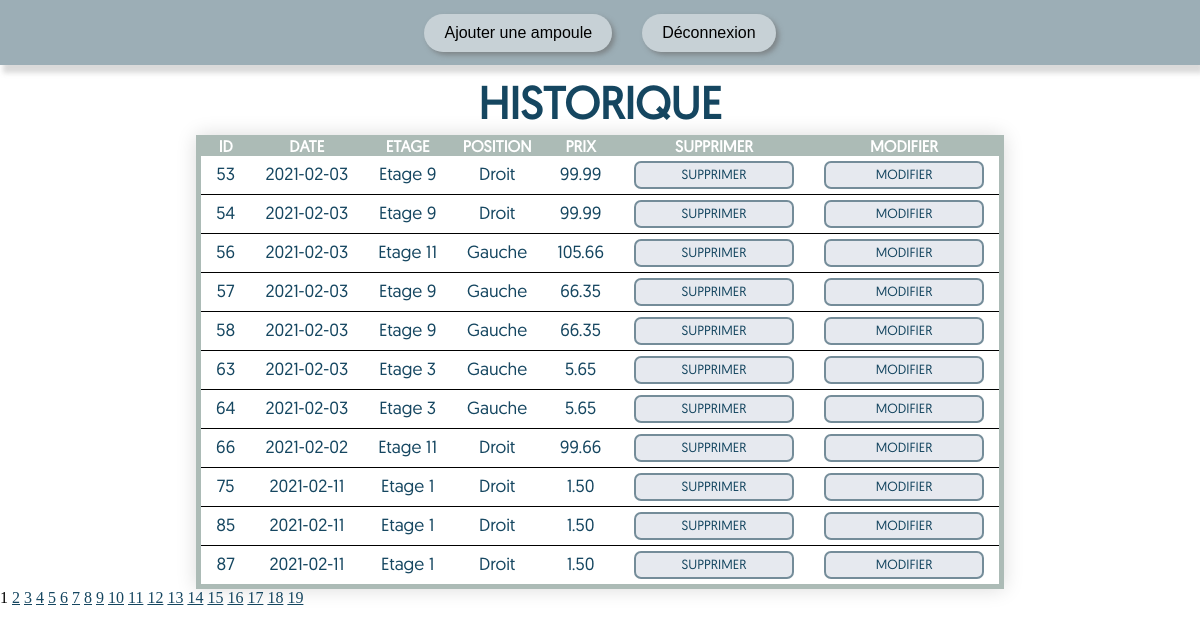
Page /Web/historique.php (signed in) on the committed database.
### tables this page shows
CREATE TABLE IF NOT EXISTS `ampoules` (
  `id` int(11) NOT NULL AUTO_INCREMENT,
  `date` date NOT NULL,
  `position` varchar(255) NOT NULL,
  `etage` varchar(255) NOT NULL,
  `prix` decimal(10,2) NOT NULL,
  PRIMARY KEY (`id`)
);

### Web/historique.php (the view, shortened to what this page needs)
<?php
try {
    $bdd = new PDO('mysql:host=localhost;dbname=dashboard', 'root');
} catch (PDOException $e) {
    print "Erreur :" . $e->getMessage();
}
$ampouleParPage = 11;
$ampouleTotalReq = $bdd->query('SELECT id FROM ampoules');
$ampouleTotal = $ampouleTotalReq->rowCount();
$nombrePage = ceil($ampouleTotal / $ampouleParPage);
if (isset($_GET['page']) && ($_GET['page'] > 0) && ($_GET['page'] <= $nombrePage)) {
    $_GET['page'] = intval($_GET['page']);
    $pageCourante = $_GET['page'];
} else {
    $pageCourante = 1;
}
$start = ($pageCourante - 1) * $ampouleParPage;
?>
<!DOCTYPE html>
<html lang="fr">
<head>
    <link rel="stylesheet" href="style.css">
</head>
<body class="histo">
    <header>
        <nav>
            <li><a href="form.php">Ajouter une ampoule</a></li>
            <li><a href="?deco">Déconnexion</a></li>
        </nav>
    </header>
    <main>
        <h1>HISTORIQUE</h1>
        <div>
            <table>
                <thead>
                    <tr>
                        <th>ID</th>
                        <th>DATE</th>
                        <th>ETAGE</th>
                        <th>POSITION</th>
                        <th>PRIX</th>
                        <th>SUPPRIMER</th>
                        <th>MODIFIER</th>
                    </tr>
                </thead>
                <?php
                $req = $bdd->query('SELECT * FROM ampoules ORDER BY id ASC LIMIT ' . $start . ',' . $ampouleParPage);
                while ($donnees = $req->fetch()) :
                ?>
                    <tbody>
                        <tr>
                            <td><?= $donnees['id'] ?></td>
                            <td><?= $donnees['date'] ?></td>
                            <td><?= $donnees['etage'] ?></td>
                            <td><?= $donnees['position'] ?></td>
                            <td><?= $donnees['prix'] ?></td>
                            <td><button><a href="http://ampoule/historique.php?numAmpoule=<?= $donnees['id'] ?>" onclick="return(confirm('Etes-vous sûr de vouloir supprimer ?'));">Supprimer </a></button></td>
                            <td><button><a href="http://ampoule/form.php?numAmpoulemodif=<?= $donnees['id'] ?>">Modifier</a></button></td>
                        </tr>
                    </tbody>
                <?php endwhile; ?>
            </table>
        </div>
        <?php for ($i = 1; $i <= $nombrePage; $i++) {
            if ($i == $pageCourante) {
                echo $i . ' ';
            } else {
                echo '<a class="pagination" href="http://ampoule/historique.php?page=' . $i . '">' . $i . '</a> ';
            }
        } ?>
    </main>
</body>
</html>

### Web/style.css (style rules this page uses)
* { padding: 0px; margin: 0px; }
body.histo > header> nav { display: flex; list-style: none; justify-content: center; align-items: center; padding: 20px; margin-bottom: 20px; background-color: rgba(72, 105, 121, 0.541); height: 25px; font-family: Arial, Helvetica, sans-serif; box-shadow: 3px 8px 5px rgba(109, 109, 109, 0.253); }
body.histo > header > nav > li > a { color: black; text-decoration: none; padding: 10px; }
body.histo > header > nav > li { background-color: rgba(255, 255, 255, 0.432); margin: 15px; padding: 10px; border-radius: 65px; box-shadow: 3px 3px 5px rgba(109, 109, 109, 0.623); }
body.histo > main > h1 { text-align: center; font-family: 'Geomanist', Arial, Helvetica, sans-serif; font-size: 2.8rem; margin-bottom: 5px; color: rgb(21, 70, 96) }
body.histo > main > div { display: flex; justify-content: center; }
body.histo > main > div > table { font-family: 'Geomanist', Arial, Helvetica, sans-serif; border-collapse: collapse; box-shadow: 0 0 20px rgba(0, 0, 0, 0.15); border: solid rgb(172, 187, 182) 5px; border-radius: 5px 5px 0 0; }
body.histo > main > div > table > thead > tr > th { color: white; background-color: rgb(172, 187, 182); text-align: center; }
body.histo > main > div > table > tbody > tr > td { text-align: center; padding: 5px 15px; color: rgb(21, 70, 96); border-bottom: solid 1px black; margin-bottom: 15px; font-size: 1.1rem; }
body.histo > main > div > table > tbody > tr > td > button { background-color: rgba(134, 146, 175, 0.205); border: solid 2px rgba(72, 105, 121, 0.719); border-radius: 7px; font-family: 'Geomanist', Arial, Helvetica, sans-serif; width: 160px; height: 28px; }
body.histo > main > div > table > tbody > tr > td > button > a { text-decoration: none; padding: 10px 45px 1px 45px; text-transform: uppercase; color: rgb(21, 70, 96); }
.pagination { color: rgb(21, 70, 96); }

### rows in the picture
ampoules: id "53", date "2021-02-03", etage "Etage 9", position "Droit", prix "99.99"
ampoules: id "54", date "2021-02-03", etage "Etage 9", position "Droit", prix "99.99"
ampoules: id "56", date "2021-02-03", etage "Etage 11", position "Gauche", prix "105.66"
ampoules: id "57", date "2021-02-03", etage "Etage 9", position "Gauche", prix "66.35"
ampoules: id "58", date "2021-02-03", etage "Etage 9", position "Gauche", prix "66.35"
ampoules: id "63", date "2021-02-03", etage "Etage 3", position "Gauche", prix "5.65"
ampoules: id "64", date "2021-02-03", etage "Etage 3", position "Gauche", prix "5.65"
ampoules: id "66", date "2021-02-02", etage "Etage 11", position "Droit", prix "99.66"
ampoules: id "75", date "2021-02-11", etage "Etage 1", position "Droit", prix "1.50"
ampoules: id "85", date "2021-02-11", etage "Etage 1", position "Droit", prix "1.50"
ampoules: id "87", date "2021-02-11", etage "Etage 1", position "Droit", prix "1.50"
